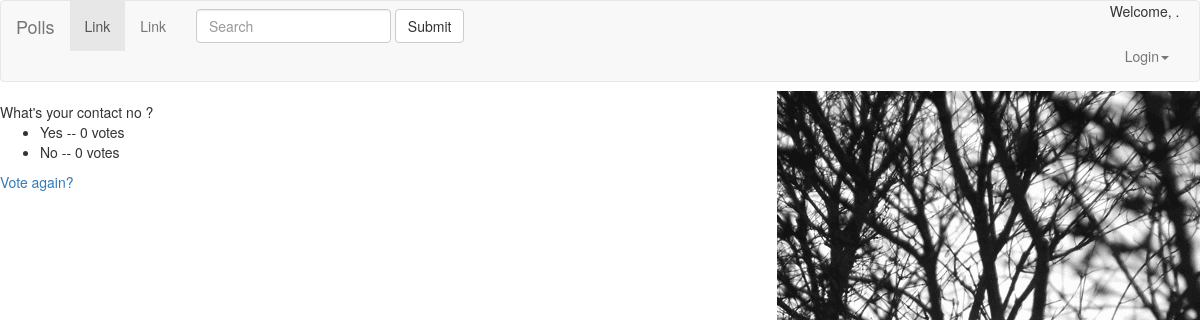
The page /polls/10/results/ on the database its author committed.
### polls/models.py (models this page shows, shortened)
class Question(models.Model):
     question_text = models.CharField(max_length=200)
     pub_date = models.DateTimeField('date published')
     def was_published_recently(self):
         now = timezone.now()
         return now - datetime.timedelta(days=1) <= self.pub_date <= now
     was_published_recently.admin_order_field = 'pub_date'
     was_published_recently.boolean = True
     was_published_recently.short_description = 'Published recently ?'

class Choice(models.Model):
     question = models.ForeignKey(Question, on_delete=models.CASCADE)
     choice_text = models.CharField(max_length=200)
     votes = models.IntegerField(default=0)

### polls/views.py (the view)
# urls.py: url(r'^(?P<pk>[0-9]+)/results/$', views.ResultsView.as_view(), name='results'),
class ResultsView(generic.DetailView):
    model = Question
    template_name = 'polls/results.html'

### polls/templates/polls/results.html
{% extends './base.html' %}¬
{% block content %}
<h>{{ question.question_text }}</h1>
<ul>
{% for choice in question.choice_set.all %}
    <li>{{ choice.choice_text }} -- {{ choice.votes }} vote{{ choice.votes|pluralize }}</li>
{% endfor %}
</ul>
<a href="{% url 'polls:detail' question.id %}">Vote again?</a>
{% endblock %}¬

### polls/static/polls/style.css (style rules this page uses)
body { background: white url("images/i1.gif") no-repeat right; }

### rows shown on the page
Question: question_text "What's your contact no ?"
Choice: choice_text "Yes", votes "0"
Choice: choice_text "No", votes "0"
